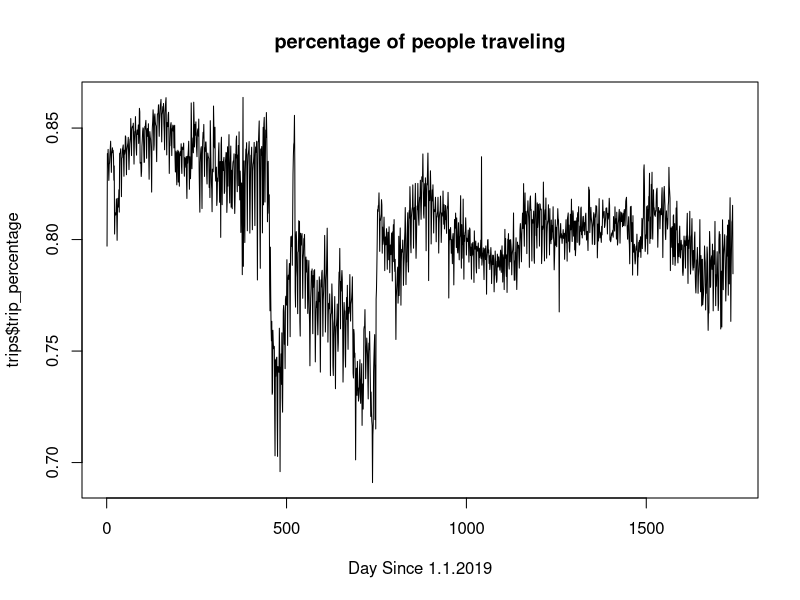
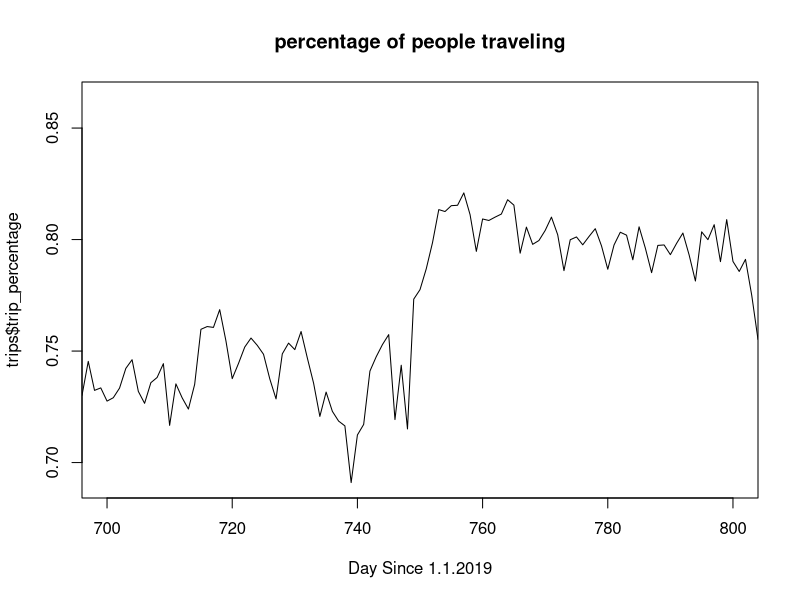
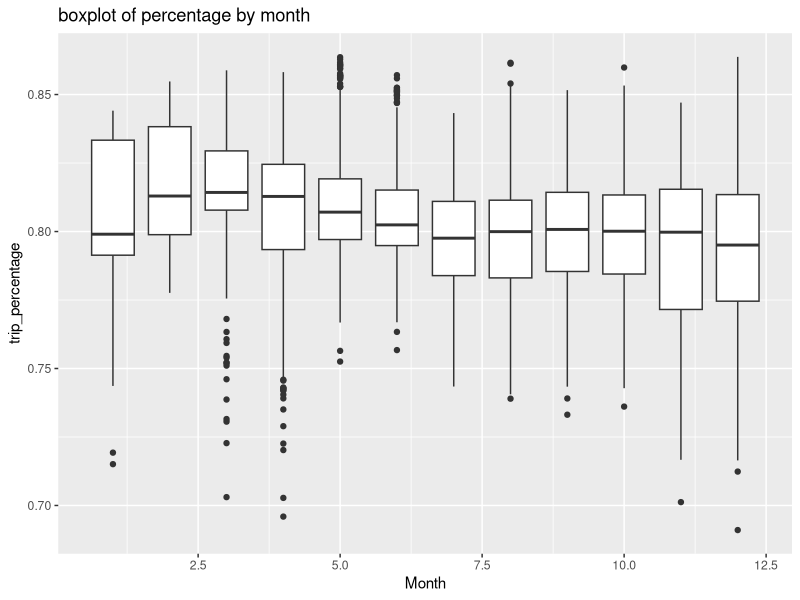
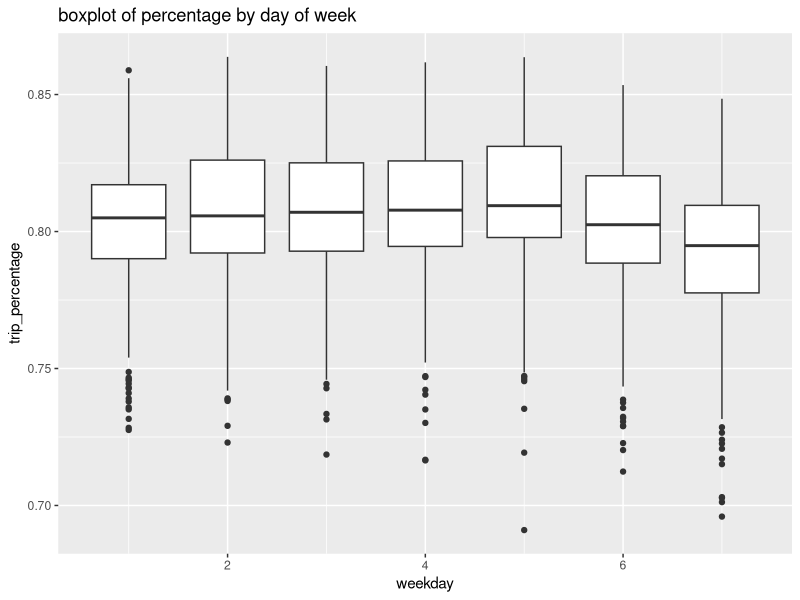
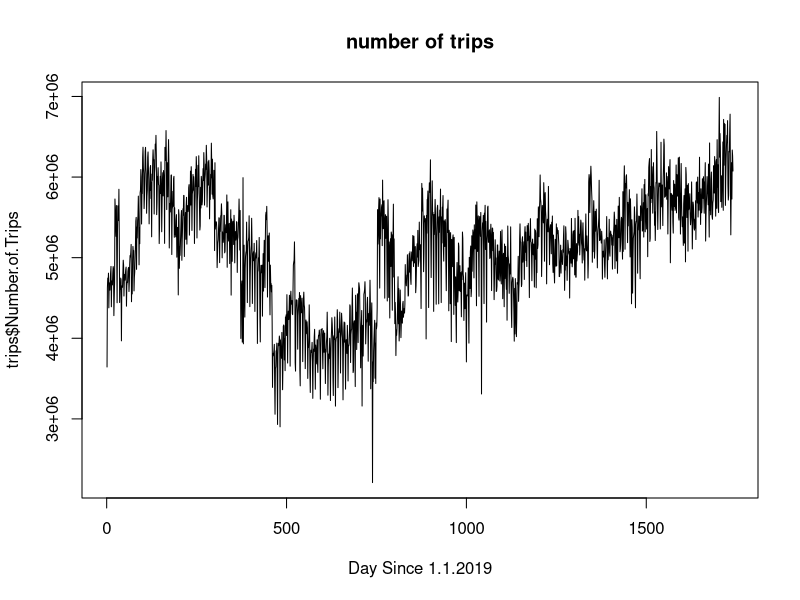
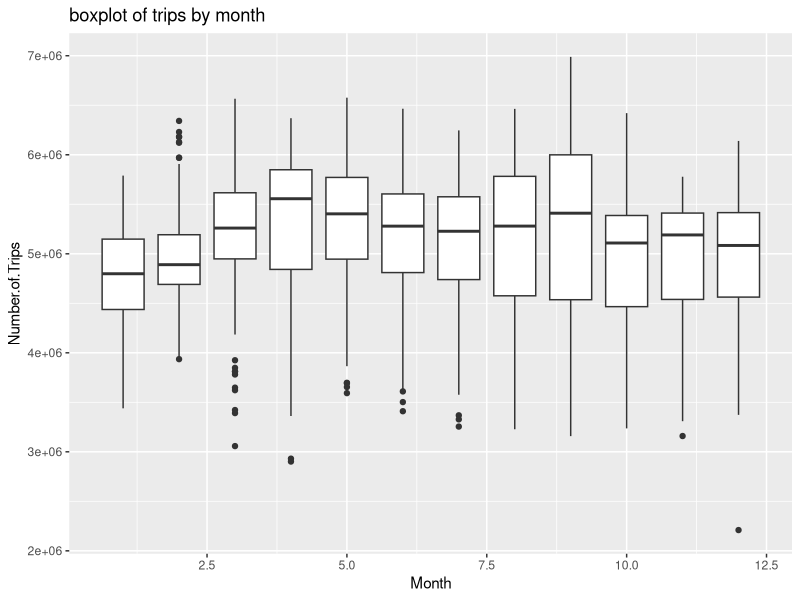
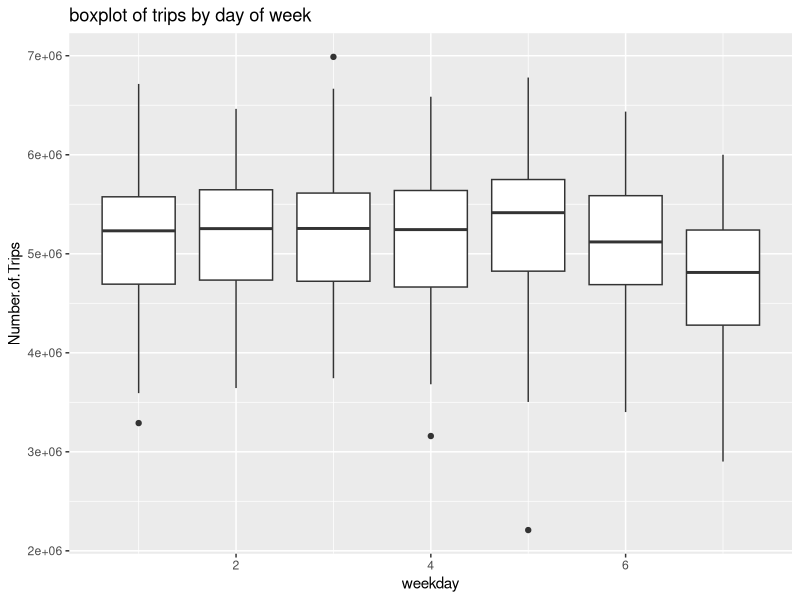
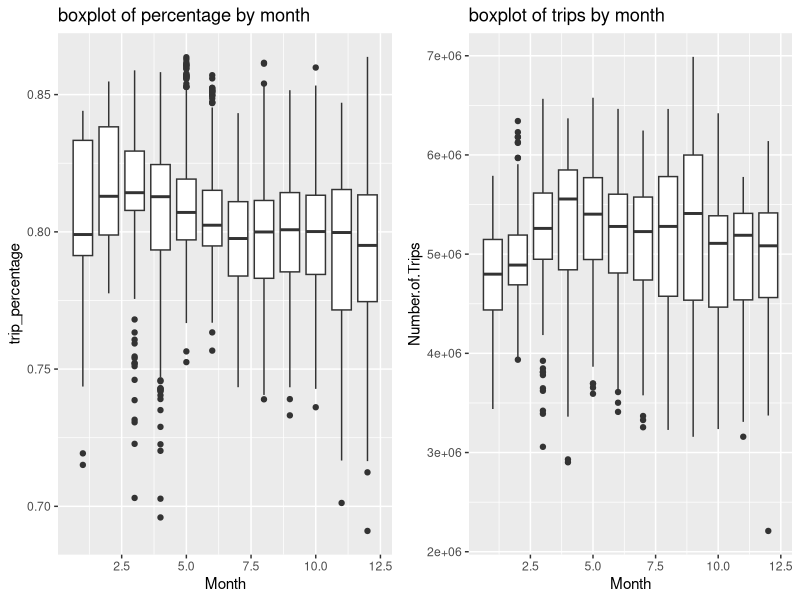

Write R code to recreate these figures, in order.
## ---- chunk 1
knitr::opts_chunk$set(echo = TRUE)
## ---- chunk 2
# first analyze people not staying at home percentage
library(ggplot2)
library(cowplot)
trips = read.csv('hillsborough.csv')
trips = trips[,c(-1,-2,-4,-5,-6,-7)]
trips['trip_percentage'] = trips$Population.Not.Staying.at.Home /
  (trips$Population.Staying.at.Home+trips$Population.Not.Staying.at.Home)


plot(trips$trip_percentage,type='l',xlab='Day Since 1.1.2019',main='percentage of people traveling')

plot(trips$trip_percentage,type='l',xlab='Day Since 1.1.2019',main='percentage of people traveling',xlim=c(700,800))

# inspect to see that index 749 (Jan.4,2021) is when percentage rises (post Covid?)

p1 = ggplot(data = trips, aes(x=Month,group = Month, y = trip_percentage)) +
  geom_boxplot() + ggtitle('boxplot of percentage by month')

p1

# 2019.1.1 Tuesday
trips$weekday = 0
trips$weekday[1:6] = 2:7
trips$weekday[7:nrow(trips)] = rep(1:7, length.out = nrow(trips)-6)

p2 = ggplot(data = trips, aes(x=weekday, group = weekday, y = trip_percentage)) +
  geom_boxplot() + ggtitle('boxplot of percentage by day of week')

p2
## ---- chunk 3
# About number of trips
plot(trips$Number.of.Trips,type='l',xlab='Day Since 1.1.2019',main='number of trips')

#index 749 is still the turning point

p3 = ggplot(data = trips, aes(x=Month,group = Month, y = Number.of.Trips)) +
  geom_boxplot() + ggtitle('boxplot of trips by month')

p3

p4 = ggplot(data = trips, aes(x=weekday,group = weekday, y = Number.of.Trips)) +
  geom_boxplot() + ggtitle('boxplot of trips by day of week')

p4

# comparison plot
plot_grid(p1, p3, ncol = 2)
plot_grid(p2, p4, ncol = 2)
